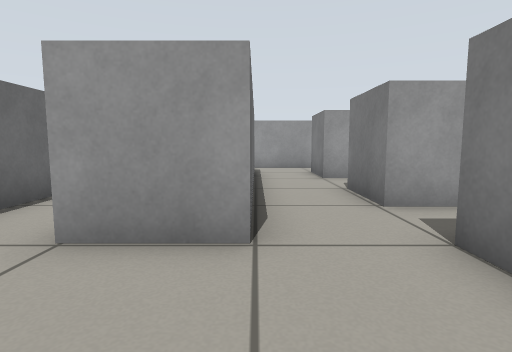
view 1 (above)

24 first-person views from a walk through a world built for the Gazebo simulator. The camera is 0.51 m above the floor, tilts 6° down and sees 80° across. The lines on the ground mark 1 m squares. The floor is counted in squares, 0.5 m on a side. Each view is taken from the middle of a square. On the plan, view 1 faces up. The plan holds only what a view shows up to about 12 squares ahead; the rest is blank.

view 2
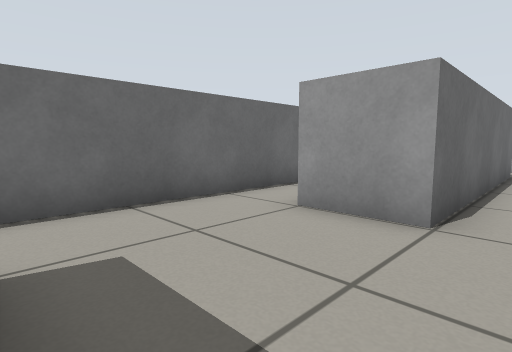

view 3
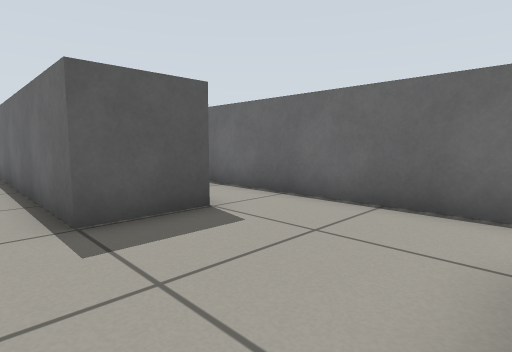

view 4
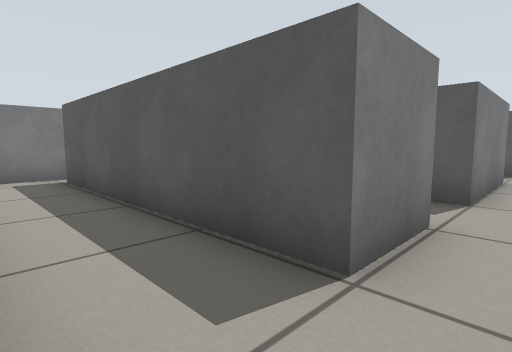

view 5
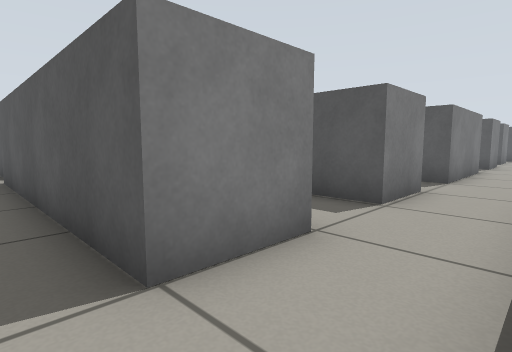

view 6
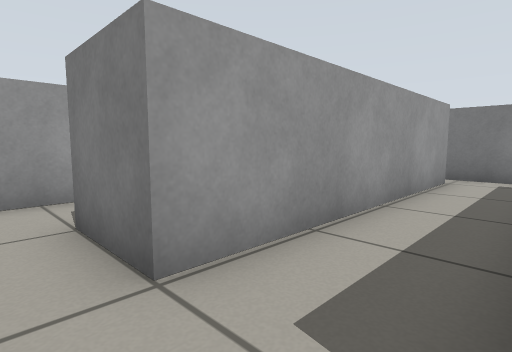

view 7
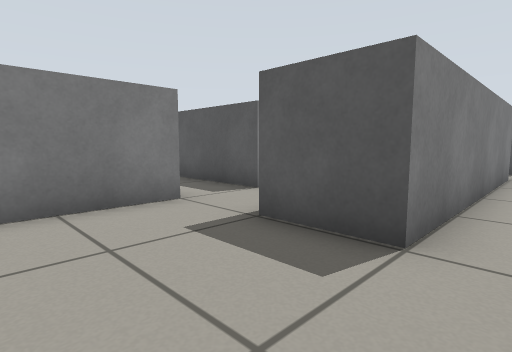

view 8
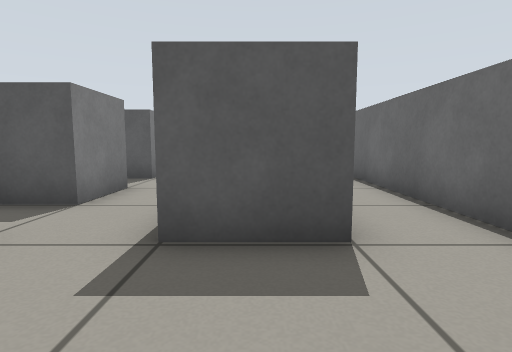

view 9
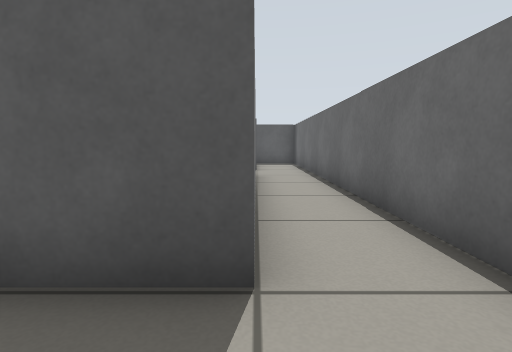

view 10
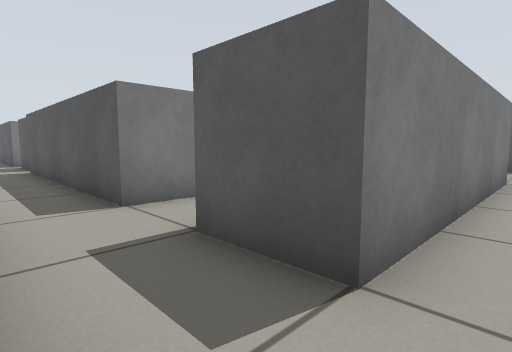

view 11
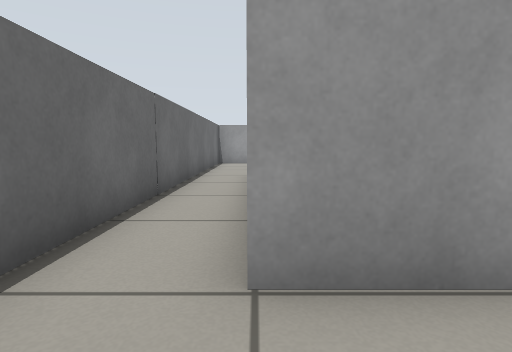

view 12
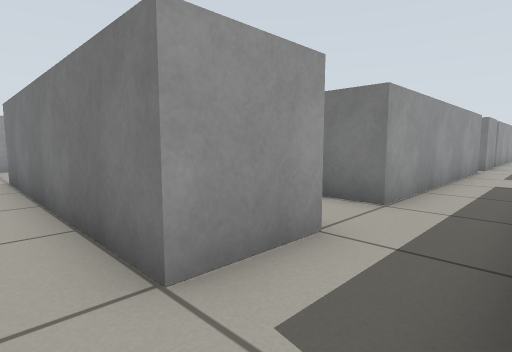

view 13
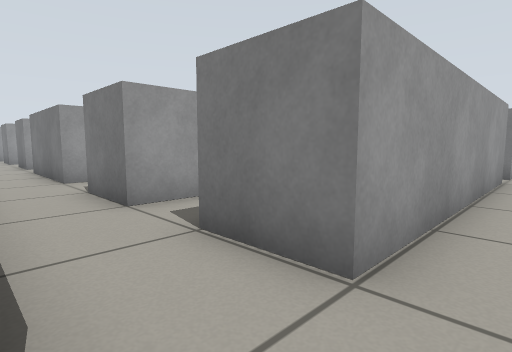

view 14
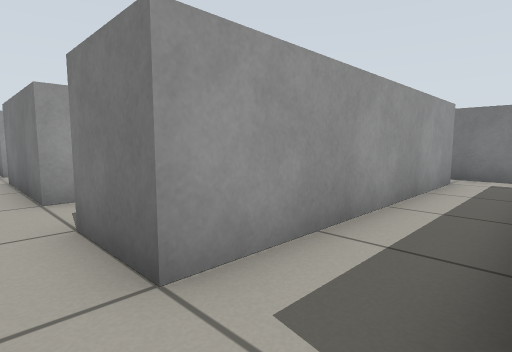

view 15
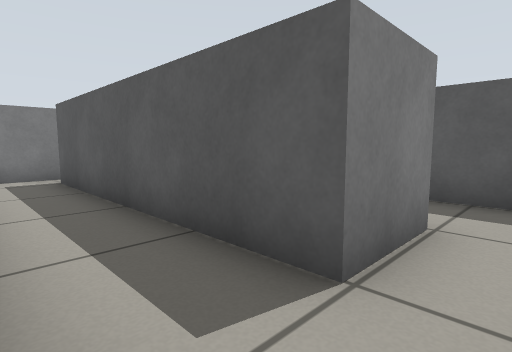

view 16
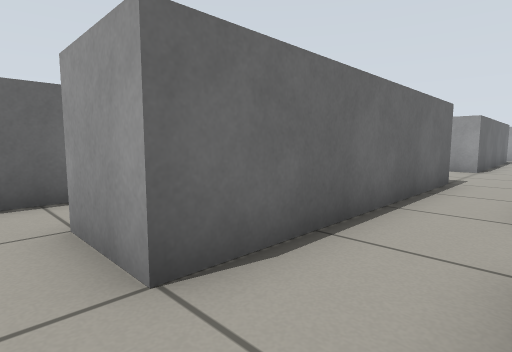

view 17
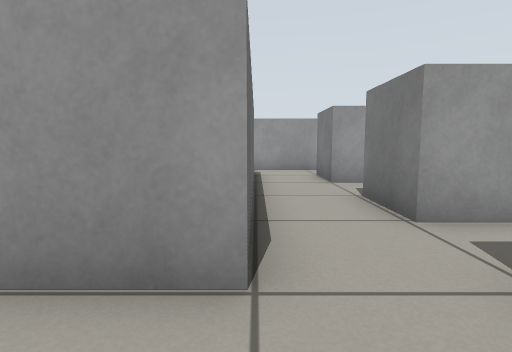

view 18
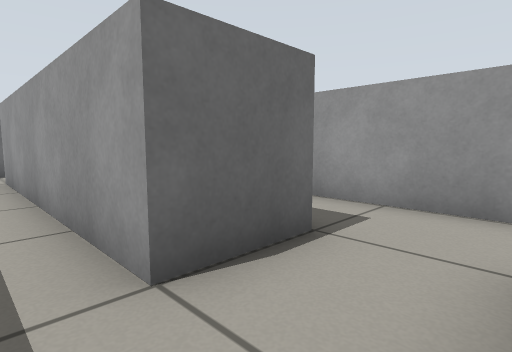

view 19
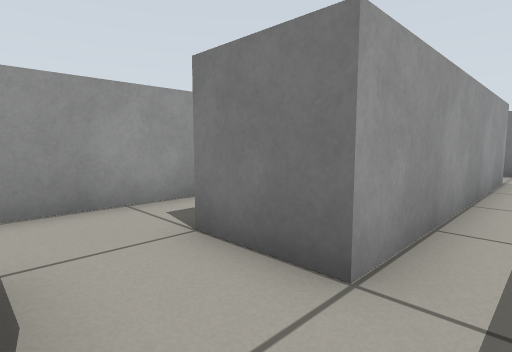

view 20
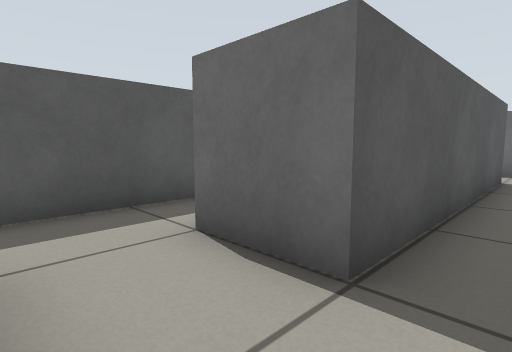

view 21
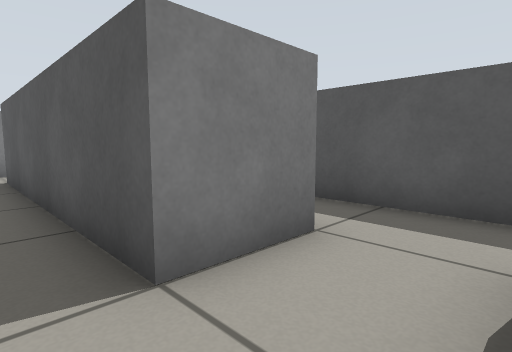

view 22
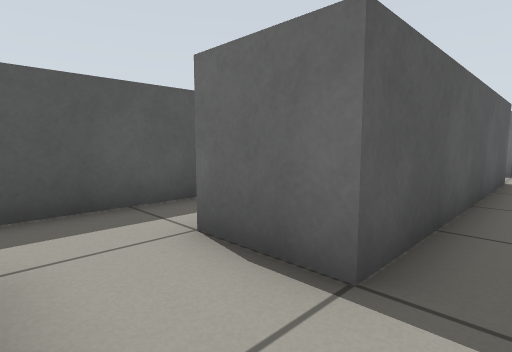

view 23
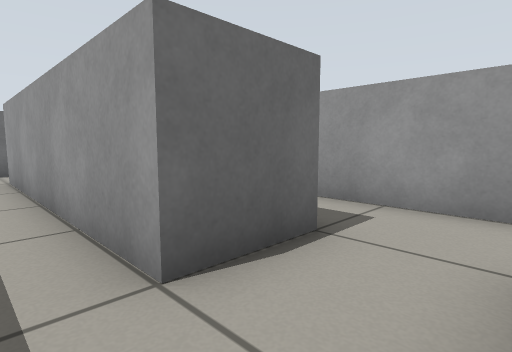

view 24
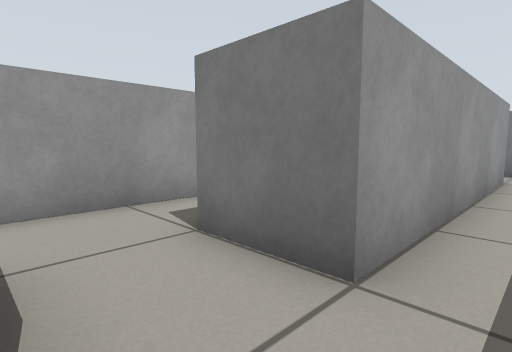

### Floor plan
Key: @ floor where view 1 was taken; . floor; B grey box.
Columns run from 4 left of view 1 to 28 right of it. Each row starts with its distance up from view 1.
 13 B.  BBB
 12 B................
 11 B.BBB.BBBBBBBBBBB
 10 B.B B.B
  9 B.B B.BBBBBBBBBB
  8 B.B B..........B
  7 B.B B.BBBBBBBBBB
  6 B.B B.B
  5 B.B B.BB
  4 B.B B...
  3 B.BBB.BB
  2 B.....B
  1 B.....B
  0 B...@.B
 -1 B.BBB.BB
 -2 B.B B....
 -3 B.B B.BBBB
 -4 B.B B.B
 -5 B.B B.BBBBBBBBBB
 -6 B.B B..........B
 -7 B.B B.BBBBBBBBBB
 -8 B.B B.B
 -9 B.BBB.BBBBBBBBBBB  BBBBB
-10 B.......................
-11 B.BBBBBBBBB.BBBBBBBBB.B
-12           B.B       B.B
-13 B.BBBBBBBBB.BBBBBBBBB.BBBBBBBBB.B
-14       .....................
-15          BBBBB     BBBB

Where each view was taken, in squares from view 1:
view 1: 0 up, 0 right, facing up
view 2: 1 down, 1 right, facing up-left
view 3: 3 up, 1 right, facing down-left
view 4: 9 up, 1 right, facing down-right
view 5: 12 up, 0 right, facing down-right
view 6: 7 up, 1 right, facing up-right
view 7: 2 up, 3 left, facing down-right
view 8: 2 up, 1 left, facing down
view 9: 1 up, 2 left, facing down
view 10: 13 up, 3 left, facing down-right
view 11: 1 up, 2 left, facing up
view 12: 11 down, 3 left, facing up-right
view 13: 10 down, 0 right, facing up-right
view 14: 7 down, 1 right, facing up-right
view 15: 5 down, 1 right, facing down-right
view 16: 10 down, 2 right, facing up-left
view 17: 1 up, 0 right, facing up
view 18: 14 down, 8 right, facing up-left
view 19: 14 down, 6 right, facing up-right
view 20: 10 down, 8 right, facing down-left
view 21: 10 down, 6 right, facing down-right
view 22: 10 down, 18 right, facing down-left
view 23: 14 down, 18 right, facing up-left
view 24: 14 down, 16 right, facing up-right
